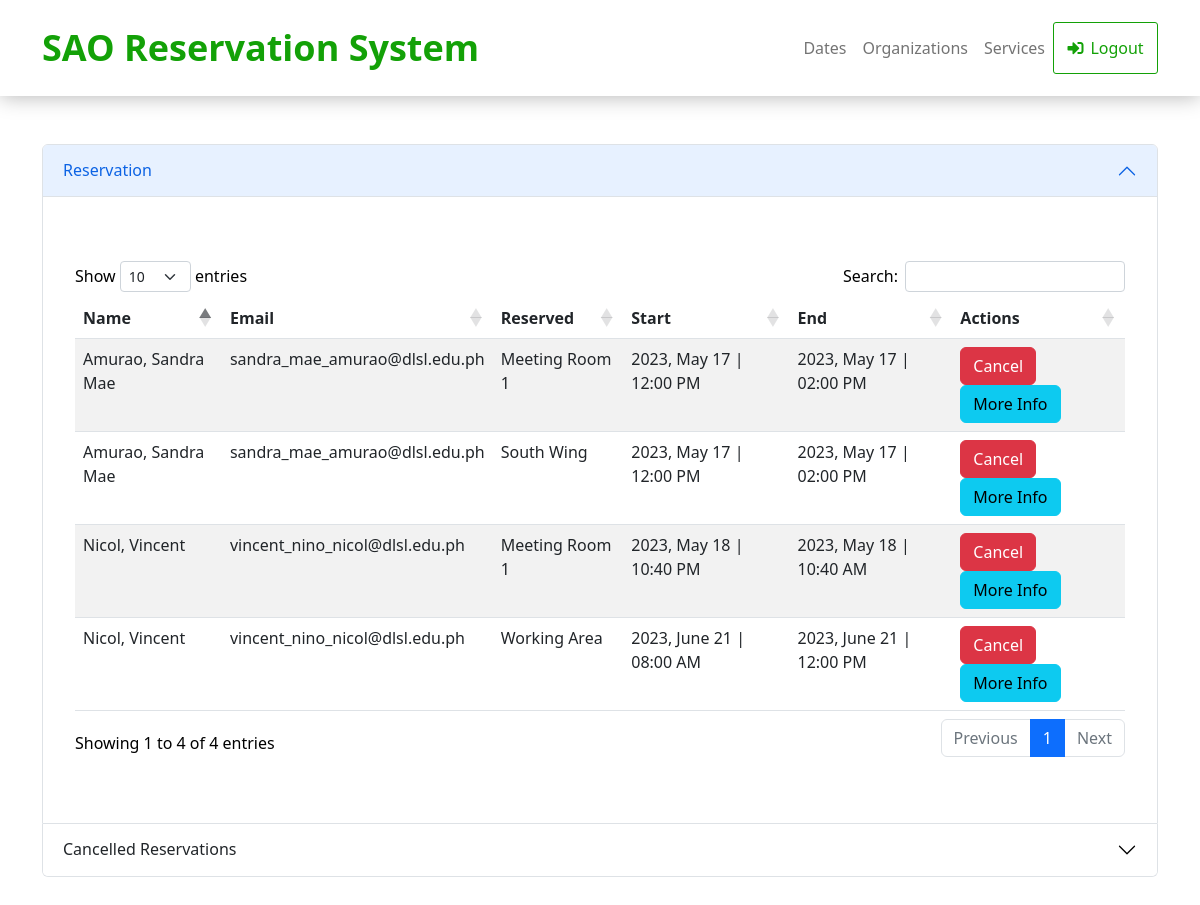
Page /admin/index.php (signed in) on the earlier database version.
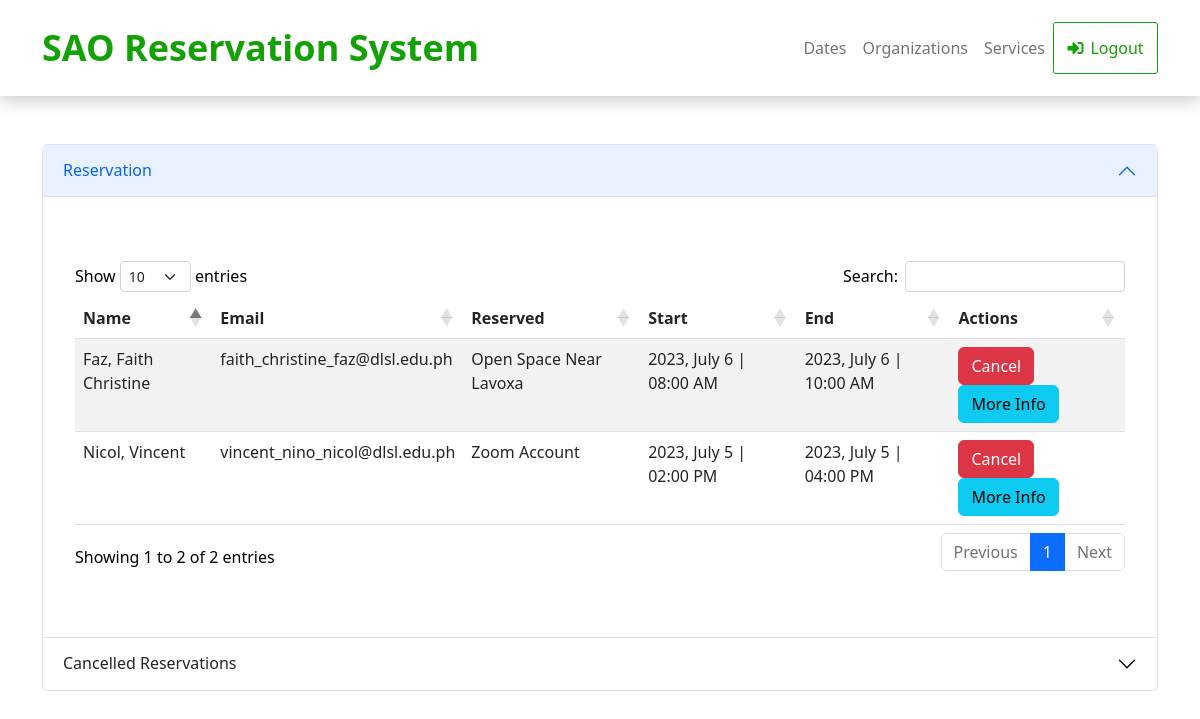
Same page on the later database version.
### tables this page shows
CREATE TABLE `reservations` (
  `reservation_code` int(11) NOT NULL,
  `password` varchar(16) NOT NULL,
  `last_name` varchar(20) NOT NULL,
  `first_name` varchar(50) NOT NULL,
  `date_created` datetime NOT NULL DEFAULT current_timestamp(),
  `email` varchar(50) NOT NULL,
  `contact` varchar(11) NOT NULL,
  `organization` varchar(50) NOT NULL,
  `services` varchar(50) NOT NULL,
  `date_reserved` date NOT NULL,
  `start_time` time NOT NULL,
  `end_time` time NOT NULL,
  `purpose` varchar(100) NOT NULL
);

### admin/index.php (the view, shortened to what this page needs)
<!doctype html>
<html lang="en">
    <head>
    <link href="https://cdn.jsdelivr.net/npm/bootstrap@5.3.0-alpha3/dist/css/bootstrap.min.css" rel="stylesheet">
    <link href="https://cdnjs.cloudflare.com/ajax/libs/twitter-bootstrap/5.2.0/css/bootstrap.min.css" rel="stylesheet">
    <link href="https://cdn.datatables.net/1.13.4/css/dataTables.bootstrap5.min.css" rel="stylesheet">
    <link rel="stylesheet" href="../assets/fonts/fontawesome-all.min.css">
    <link rel="stylesheet" href="../assets/fonts/font-awesome.min.css">
    <link rel="stylesheet" href="../assets/fonts/fontawesome5-overrides.min.css">
    <link rel="stylesheet" href="../assets/css/Dark-footer-with-social-media-icons.css">
    <link rel="stylesheet" href="../assets/css/Footer-with-social-media-icons.css">
    <link rel="stylesheet" href="../assets/css/Hero-Carousel-images.css">
    <link rel="stylesheet" href="../assets/css/Navbar-Right-Links-icons.css">
    <link rel="stylesheet" href="../assets/css/style1.css">
    </head>
    <body>
        <?php
            require_once("../connection.php");
        ?>
        <nav class="navbar navbar-light navbar-expand-md py-3" style="border-bottom-color: rgb(14,15,16);box-shadow: 0px 1px 20px rgb(183,183,183);">
        <div class="container"><a class="navbar-brand d-flex align-items-center" style="color: rgb(19,161,7);font-size: 36px;font-weight: bold;"><span style="color: rgb(19, 161, 7);">SAO Reservation System</span></a>
            <div class="collapse navbar-collapse" id="navcol-2">
                <ul class="navbar-nav ms-auto nav-pills">
                <li class="nav-item"><a class="nav-link" href="dates.php">Dates</a></li>
                <li class="nav-item"><a class="nav-link" href="orgs.php">Organizations</a></li>
                <li class="nav-item"><a class="nav-link" href="services.php">Services</a></li>
                </ul><a href="logout.php" style="color: rgb(19,161,7);border-width: 1px;border-style: solid;border-radius: 3px;padding: 13px;width: 105px;text-align: center;"><i class="fas fa-sign-in-alt" style="margin-right: 7px;"></i>Logout</a>
            </div>
        </div>
    </nav>
        <div class="container py-5">
            <div class="accordion" id="accordionPanelsStayOpenExample">
                <div class="accordion-item">
                    <h2 class="accordion-header">
                        <button class="accordion-button" type="button" data-bs-toggle="collapse" data-bs-target="#panelsStayOpen-collapseOne" aria-expanded="true" aria-controls="panelsStayOpen-collapseOne">
                        Reservation
                        </button>
                    </h2>
                    <div id="panelsStayOpen-collapseOne" class="accordion-collapse collapse show">
                        <div class="accordion-body">
                            <div class="container py-5">
                                <table id="table" class="table table-striped" style="width:100%">
                                    <thead>
                                        <tr>
                                            <th>Name</th>
                                            <th>Email</th>
                                            <th>Reserved</th>
                                            <th>Start</th>
                                            <th>End</th>
                                            <th>Actions</th>
                                        </tr>
                                    </thead>
                                    <tbody>
                                        <?php
                                            $sql = "SELECT * FROM reservations";
                                            $results = mysqli_query($con, $sql);
                                            while($row = $results -> fetch_array(MYSQLI_ASSOC))
                                            {
                                                echo "<tr>";
                                                echo "<td>" . $row['last_name'] . ", " . $row['first_name'] . "</td>";
                                                echo "<td>" . $row['email'] . "</td>";
                                                echo "<td>" . $row['services'] . "</td>";
                                                echo "<td>" . date('Y, F j', strtotime($row['date_reserved'])) . " | " . date('h:i A', strtotime($row['start_time'])) . "</td>";
                                                echo "<td>" . date('Y, F j', strtotime($row['date_reserved'])) . " | " . date('h:i A', strtotime($row['end_time'])) . "</td>";
                                                echo "<td><button type=\"button\" class=\"btn btn-danger\" style=\"margin-right: 10px;\" onclick=\"cancellationIndex('". $row['reservation_code'] . "')\">Cancel</button><button type=\"button\" class=\"btn btn-info\" data-bs-toggle=\"modal\" data-bs-target=\"#" . $row['reservation_code'] . "\">More Info</button></td>";
                                                echo "</tr>";
                                            }
                                        ?>
                                    </tbody>
                                </table>
                            </div>
                        </div>
                    </div>
                </div>
                <div class="accordion-item">
                    <h2 class="accordion-header">
                        <button class="accordion-button collapsed" type="button" data-bs-toggle="collapse" data-bs-target="#panelsStayOpen-collapseTwo" aria-expanded="false" aria-controls="panelsStayOpen-collapseTwo">
                            Cancelled Reservations
                        </button>
                    </h2>
                </div>
                </div>
            </div>
    </body>
</html>

Differences in the rows shown:
removed reservations: last_name "Amurao", first_name "Sandra Mae", email "sandra_mae_amurao@dlsl.edu.ph", services "Meeting Room 1", date_reserved "2023, May 17", start_time "12:00 PM", end_time "02:00 PM"
removed reservations: last_name "Nicol", first_name "Vincent", email "vincent_nino_nicol@dlsl.edu.ph", services "Meeting Room 1", date_reserved "2023, May 18", start_time "10:40 PM", end_time "10:40 AM"
removed reservations: last_name "Amurao", first_name "Sandra Mae", email "sandra_mae_amurao@dlsl.edu.ph", services "South Wing", date_reserved "2023, May 17", start_time "12:00 PM", end_time "02:00 PM"
removed reservations: last_name "Nicol", first_name "Vincent", email "vincent_nino_nicol@dlsl.edu.ph", services "Working Area", date_reserved "2023, June 21", start_time "08:00 AM", end_time "12:00 PM"
added reservations: last_name "Nicol", first_name "Vincent", email "vincent_nino_nicol@dlsl.edu.ph", services "Zoom Account", date_reserved "2023, July 5", start_time "02:00 PM", end_time "04:00 PM"
added reservations: last_name "Faz", first_name "Faith Christine", email "faith_christine_faz@dlsl.edu.ph", services "Open Space Near Lavoxa", date_reserved "2023, July 6", start_time "08:00 AM", end_time "10:00 AM"
Other differences:
text written by a page script: "Show entries Search: Showing 1 to 4 of 4 entries Previous 1 Next" → "Show entries Search: Showing 1 to 2 of 2 entries Previous 1 Next"
